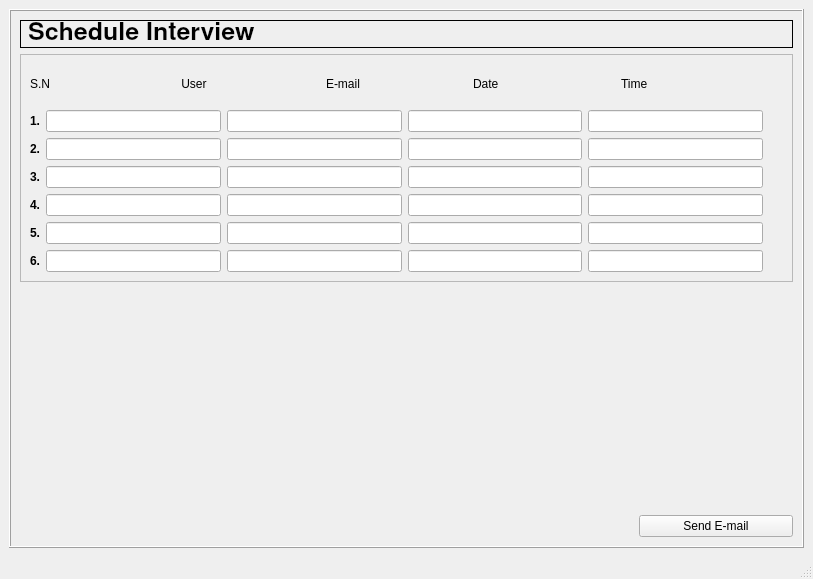
<?xml version="1.0" encoding="UTF-8"?>
<ui version="4.0">
 <class>MainWindow</class>
 <widget class="QMainWindow" name="MainWindow">
  <property name="geometry">
   <rect>
    <x>0</x>
    <y>0</y>
    <width>813</width>
    <height>579</height>
   </rect>
  </property>
  <property name="windowTitle">
   <string>Schedule Interview</string>
  </property>
  <property name="windowIcon">
   <iconset>
    <normaloff>../icon/imgonline-com-ua-resize-CTsWWNaYCcTcOI.png</normaloff>../icon/imgonline-com-ua-resize-CTsWWNaYCcTcOI.png</iconset>
  </property>
  <widget class="QWidget" name="centralwidget">
   <layout class="QGridLayout" name="gridLayout">
    <item row="0" column="0">
     <widget class="QFrame" name="schedule">
      <property name="frameShape">
       <enum>QFrame::Box</enum>
      </property>
      <property name="frameShadow">
       <enum>QFrame::Raised</enum>
      </property>
      <layout class="QGridLayout" name="gridLayout_4">
       <item row="0" column="0" colspan="2">
        <widget class="QLabel" name="schedule_interview">
         <property name="font">
          <font>
           <family>Nimbus Sans L</family>
           <pointsize>19</pointsize>
           <weight>75</weight>
           <bold>true</bold>
          </font>
         </property>
         <property name="frameShape">
          <enum>QFrame::Box</enum>
         </property>
         <property name="text">
          <string>Schedule Interview</string>
         </property>
        </widget>
       </item>
       <item row="1" column="0" colspan="2">
        <widget class="QFrame" name="frame">
         <property name="frameShape">
          <enum>QFrame::StyledPanel</enum>
         </property>
         <property name="frameShadow">
          <enum>QFrame::Raised</enum>
         </property>
         <layout class="QGridLayout" name="gridLayout_3">
          <item row="0" column="1">
           <spacer name="verticalSpacer">
            <property name="orientation">
             <enum>Qt::Vertical</enum>
            </property>
            <property name="sizeHint" stdset="0">
             <size>
              <width>20</width>
              <height>40</height>
             </size>
            </property>
           </spacer>
          </item>
          <item row="0" column="0">
           <layout class="QGridLayout" name="gridLayout_2">
            <item row="0" column="3">
             <widget class="QLabel" name="date">
              <property name="text">
               <string>Date</string>
              </property>
             </widget>
            </item>
            <item row="0" column="1">
             <widget class="QLabel" name="u_name">
              <property name="text">
               <string> User</string>
              </property>
             </widget>
            </item>
            <item row="6" column="0" colspan="5">
             <layout class="QHBoxLayout" name="horizontalLayout_10">
              <item>
               <widget class="QLabel" name="o_7">
                <property name="font">
                 <font>
                  <weight>75</weight>
                  <bold>true</bold>
                 </font>
                </property>
                <property name="text">
                 <string>6.</string>
                </property>
               </widget>
              </item>
              <item>
               <widget class="QLineEdit" name="u_name_l_7"/>
              </item>
              <item>
               <widget class="QLineEdit" name="e_mail_l_7"/>
              </item>
              <item>
               <widget class="QLineEdit" name="date_l_7"/>
              </item>
              <item>
               <widget class="QLineEdit" name="time_l_7"/>
              </item>
             </layout>
            </item>
            <item row="2" column="0" colspan="5">
             <layout class="QHBoxLayout" name="line_2">
              <item>
               <widget class="QLabel" name="o_2">
                <property name="font">
                 <font>
                  <weight>75</weight>
                  <bold>true</bold>
                 </font>
                </property>
                <property name="text">
                 <string>2.</string>
                </property>
               </widget>
              </item>
              <item>
               <widget class="QLineEdit" name="u_name_l_2"/>
              </item>
              <item>
               <widget class="QLineEdit" name="e_mail_l_2"/>
              </item>
              <item>
               <widget class="QLineEdit" name="date_l_2"/>
              </item>
              <item>
               <widget class="QLineEdit" name="time_l_2"/>
              </item>
             </layout>
            </item>
            <item row="1" column="0" colspan="5">
             <layout class="QHBoxLayout" name="line_1">
              <item>
               <widget class="QLabel" name="o_1">
                <property name="font">
                 <font>
                  <weight>75</weight>
                  <bold>true</bold>
                 </font>
                </property>
                <property name="text">
                 <string>1.</string>
                </property>
               </widget>
              </item>
              <item>
               <widget class="QLineEdit" name="u_name_l"/>
              </item>
              <item>
               <widget class="QLineEdit" name="e_mail_l"/>
              </item>
              <item>
               <widget class="QLineEdit" name="date_l"/>
              </item>
              <item>
               <widget class="QLineEdit" name="time_l"/>
              </item>
             </layout>
            </item>
            <item row="0" column="4">
             <widget class="QLabel" name="time">
              <property name="text">
               <string>Time</string>
              </property>
             </widget>
            </item>
            <item row="0" column="2">
             <widget class="QLabel" name="e_mail">
              <property name="text">
               <string>E-mail</string>
              </property>
             </widget>
            </item>
            <item row="0" column="0">
             <widget class="QLabel" name="s_n">
              <property name="text">
               <string>S.N       </string>
              </property>
             </widget>
            </item>
            <item row="5" column="0" colspan="5">
             <layout class="QHBoxLayout" name="line_5">
              <item>
               <widget class="QLabel" name="o_6">
                <property name="font">
                 <font>
                  <weight>75</weight>
                  <bold>true</bold>
                 </font>
                </property>
                <property name="text">
                 <string>5.</string>
                </property>
               </widget>
              </item>
              <item>
               <widget class="QLineEdit" name="u_name_l_6"/>
              </item>
              <item>
               <widget class="QLineEdit" name="e_mail_l_6"/>
              </item>
              <item>
               <widget class="QLineEdit" name="date_l_6"/>
              </item>
              <item>
               <widget class="QLineEdit" name="time_l_6"/>
              </item>
             </layout>
            </item>
            <item row="3" column="0" colspan="5">
             <layout class="QHBoxLayout" name="line_3">
              <item>
               <widget class="QLabel" name="o_4">
                <property name="font">
                 <font>
                  <weight>75</weight>
                  <bold>true</bold>
                 </font>
                </property>
                <property name="text">
                 <string>3.</string>
                </property>
               </widget>
              </item>
              <item>
               <widget class="QLineEdit" name="u_name_l_4"/>
              </item>
              <item>
               <widget class="QLineEdit" name="e_mail_l_4"/>
              </item>
              <item>
               <widget class="QLineEdit" name="date_l_4"/>
              </item>
              <item>
               <widget class="QLineEdit" name="time_l_4"/>
              </item>
             </layout>
            </item>
            <item row="4" column="0" colspan="5">
             <layout class="QHBoxLayout" name="line_4">
              <item>
               <widget class="QLabel" name="o_5">
                <property name="font">
                 <font>
                  <weight>75</weight>
                  <bold>true</bold>
                 </font>
                </property>
                <property name="text">
                 <string>4.</string>
                </property>
               </widget>
              </item>
              <item>
               <widget class="QLineEdit" name="u_name_l_5"/>
              </item>
              <item>
               <widget class="QLineEdit" name="e_mail_l_5"/>
              </item>
              <item>
               <widget class="QLineEdit" name="date_l_5"/>
              </item>
              <item>
               <widget class="QLineEdit" name="time_l_5"/>
              </item>
             </layout>
            </item>
           </layout>
          </item>
         </layout>
        </widget>
       </item>
       <item row="2" column="0">
        <spacer name="verticalSpacer_2">
         <property name="orientation">
          <enum>Qt::Vertical</enum>
         </property>
         <property name="sizeHint" stdset="0">
          <size>
           <width>20</width>
           <height>40</height>
          </size>
         </property>
        </spacer>
       </item>
       <item row="3" column="1">
        <layout class="QHBoxLayout" name="horizontalLayout_17">
         <item>
          <spacer name="horizontalSpacer_2">
           <property name="orientation">
            <enum>Qt::Horizontal</enum>
           </property>
           <property name="sizeHint" stdset="0">
            <size>
             <width>40</width>
             <height>20</height>
            </size>
           </property>
          </spacer>
         </item>
         <item>
          <widget class="QPushButton" name="send_email">
           <property name="text">
            <string>            Send E-mail            </string>
           </property>
          </widget>
         </item>
        </layout>
       </item>
      </layout>
     </widget>
    </item>
   </layout>
  </widget>
  <widget class="QStatusBar" name="statusbar"/>
 </widget>
 <resources/>
 <connections/>
</ui>
